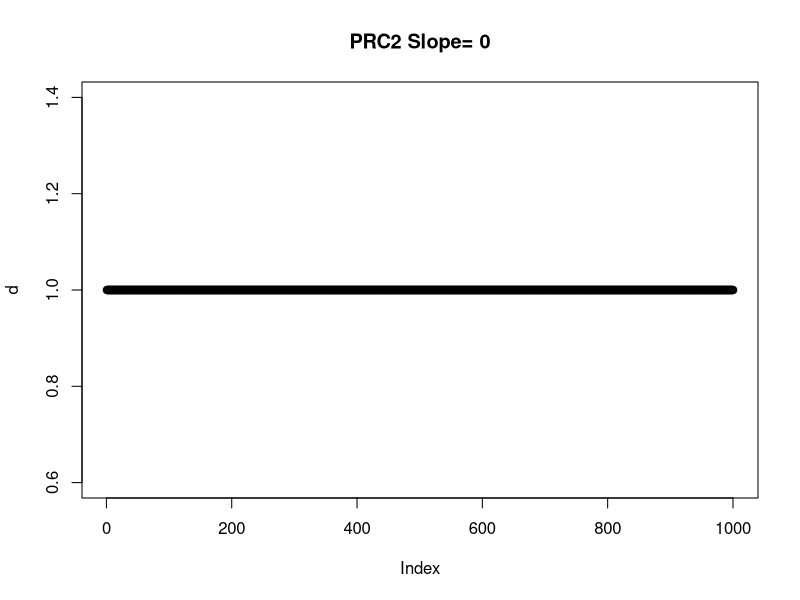
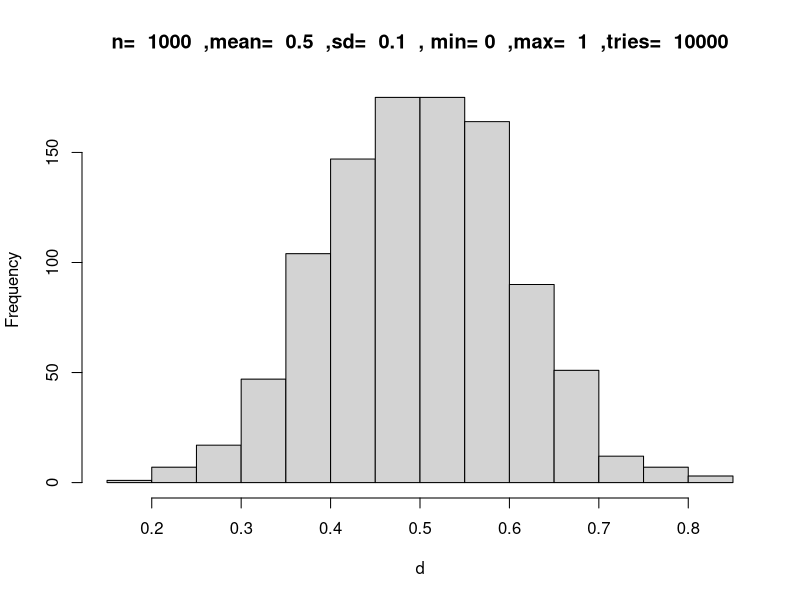
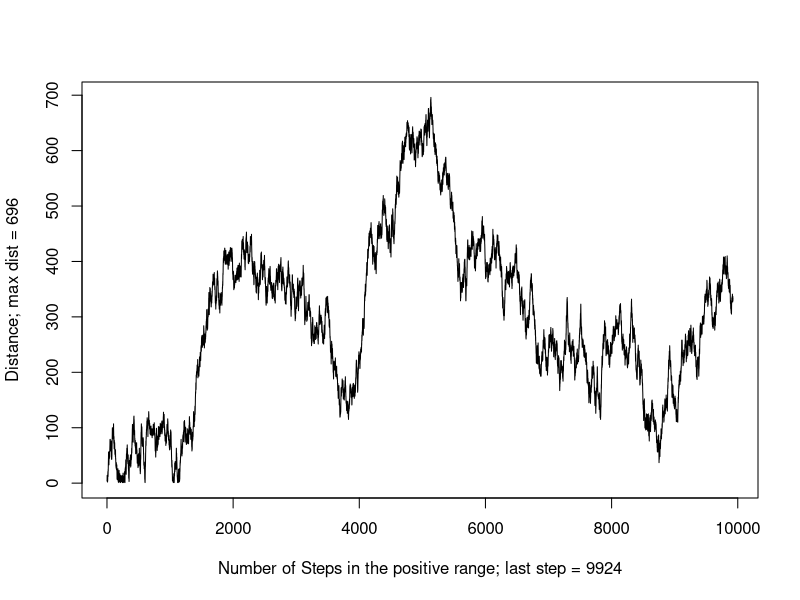
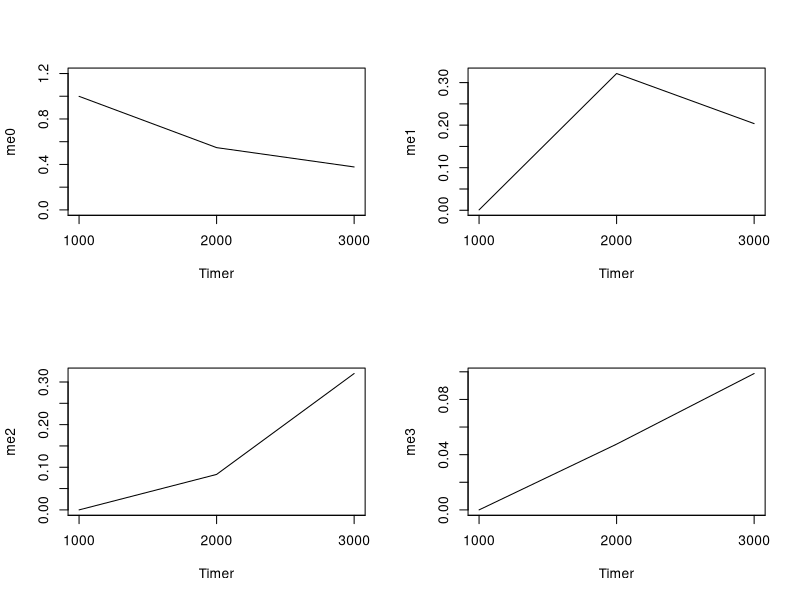

Source code (R) for these figures, in order: (Note: this script raises an error after producing the figures.)
#### 1- Preparing Simulation ####
rm(list=ls())
par(mfrow=c(1,1))

# this_version = a prefix to the results' directory which contains information on the parameters and a version name. Just to keep tracks of versions.
this_version="A6.1-Constant-prc2location-H3.3-Only-in-OpenChr-Prob-K27M"

# homdir= any directory on your computer where you want to store the simulation results and plots, please make sure you have permission to write
homedir="~/Desktop/Desktop_June_2018/Histone_Mark_Simulation/Constant_clock/"

# Please do not change this, this is to avoid the scietific connotation in the results
options(scipen=999)

#### 2- Defining parameters ####
# Length of the chromatin (i.e. number of uncleosomes)
chromlength=1000

# For the purpose of plotting
snapshot_interval=1000


# Population size (number of chromatins)
populationSize=100

# Keeping record of populations' different marks throughout the life-time.
# This is a list that at each timer tick, a dataframe will be added to. These data frames contain the summation of the entire populations' 4 marks.
# This list will be used for plotting the average values of the entire population for chromosome plots at each interval (set by user) and the average plots for 4 different marks
# as well as where the simulation should stop based on the variance changes in the average values between consecutive timer ticks
population_history<-list()

# Maximum number of cycles (maximum) before the simulation stops. This will reach only if we don't get to a steady state before
life=10
var_threshold=0.00001

# Transition probabilities, the first number is the current state the second number os the next state, e.g. Tp01 means the probability of transitioning from K27me0 to K27me1 and so on.
# Note that adding me to higher methylation states is apparently harder thus the diffrence
Tp00=0.08
Tp01=0.92
Tp02=0
Tp03=0

Tp11=0.15
Tp12=0.85
Tp13=0

Tp22=0.44
Tp23=0.56

# The probability of mitosis happening at any move of PRC2
mitosis_prob=0.000001

# Distribution of the genes, and other mark domains. It can be a list of several domains. Be careful with overlaps and going over the chromosome length
genic_structure=list(c(981,1000))
expression_structure=list(c(981:1000))
openchromatin=list(c(0:99),c(400:499))
k36me2_structure=list(c(981,1000))
k36me3_structure=list(c(981,1000))

# 5% of the genome but mostly found in expressed genes (open chromatin regions)
K27Mprobability=0.5

# likelihood of H3.3 to appear on a nucleosome in open chromatin
h33probInOpenChr=0.8

#Length of open chromatin
openChrlength=sum(sapply(openchromatin, length))

# Probability of H3 outside of oepn chromatin
h33probInChr=(openChrlength-(openChrlength*h33probInOpenChr))/(chromlength-openChrlength)

# The value below shows how long K27M in scale of timer ticks prc2location will stall the PRC2. In other words, if the probability of mitosis is 1/1000 and the value below is 1/10, that means K27M will stall PRC2 100 times more than its regular speed which is 1000 rounds per mitosis.
stallingforK27M=50

# How much K36me2 affects the deposition of K27me3 (zero= completely prevents it, 1= not affecting at all) This value will be multiplied by the probability of the deposition, thus closer to 0 means lowering the probability more.
k36me2Effect=0.1

# How much K36me3 affects the deposition of K27me3 (zero= completely prevents it, 1= not affecting at all) This value will be multiplied by the probability of the deposition, thus closer to 0 means lowering the probability more.
k36me3Effect=0

# Peakiness of K36me2 and K36me3 [0,0.1] (0 is a uniform block, 0.1 is a very sharp peak)
K36_slope=0.0005

# This factor indicates how big the previous nucleosome's status affects the deposition of K27me3. i.e. 2 means it makes it twice as likely, 10 means times likely etc.
neighborK27me3bonus=10

# Prc2 movement model (0=sequenctial from nucleosome 1, 1=random walk, 2=random association)
prc2MovementModel=2

# Slope of PRC2 falling off [0,0.1] (0 is a non-falling off, 0.1 is a very sharp slope)
prc2_slop=0.0005
if(prc2MovementModel==2)
{prc2_slop=0.0}


# If the random walk model is set, this value sets the maximum number of steps for PRC2 before it falls off the chromatin
maximumsteps=10000

# The maximum size of each step in random walk model
stepsize=10





# Creating a directory to save the plots
#newdir=paste(homedir,this_version,"-",gsub(":","_",gsub(" ","-",date())),"-","chrmlngth_",chromlength,"-pop_",populationSize,"-add01-12-23_0213-",Tp01,"-",Tp12,"-",Tp23,"-",Tp02,"-mitosis_prob_",mitosis_prob,"_Randomwalk_",prc2MovementModel,"_neighbor_",neighborK27me3bonus,"x","/",sep = "")
#system(paste("mkdir -p ",newdir,sep = ""))
#system(paste("mkdir -p ",newdir,"cell1/",sep = ""))
#setwd(newdir)





#### Defining the probability of PRC2 falling off chromatin based on nucleosomeNumber and length of the chromosome
slope <- function(current_position,slope_factor)
{
  # this changed: prc2hl()--> slope()
  hl<-(1-slope_factor)^current_position
  return(hl)
}




#### Testing PRC2 half life slope
# Testin prc2hl
d<-c()
for (z in 1:1000)
{
  d<-c(d,slope(z, prc2_slop))
}
plot(d, main = paste("PRC2 Slope= ",prc2_slop,sep = ""))


#### Defining normal distribution with min and max and mean and sd
mysamp <- function(n, m, s, lwr, upr, nnorm) {
  samp <- rnorm(nnorm, m, s)
  samp <- samp[samp >= lwr & samp <= upr]
  if (length(samp) >= n) {
    return(sample(samp, n))
  }  
  stop(simpleError("Not enough values to sample from. Try increasing nnorm."))
}





#### Testing Normal distribution shape
##### Drawing a normal distribution with n values, standard deviation of sd with predefined minimum, maximum and average values from a pool of nnorm values.
# Testin prc2hl
d<-c()
n=1000
m=0.5
s=0.1
lwr=0
upr=1
nnorm=10000
d<-mysamp(n,m,s,lwr,upr,nnorm)
hist(d, main = paste("n= ",n," ,mean= ",m," ,sd= ",s, " , min=",lwr," ,max= ",upr," ,tries= ",nnorm))




#### 3- Instructions for creating chromatin zero (with predefined Size and all the marks and structures set to 0) ####
createNakedChromatin <- function(chromSize)
{
  chromatin<-data.frame(integer(chromSize),integer(chromSize),integer(chromSize),integer(chromSize),integer(chromSize),integer(chromSize),integer(chromSize),integer(chromSize),integer(chromSize),integer(chromSize),integer(chromSize),integer(chromSize),double(chromSize))
  colnames(chromatin)<-c("N","S","me0","me1","me2","me3","K36me2","K36me3","genic","expression","h33","K27M","prc2_falling_chance")
  for (s in 1:chromSize)
  {
    chromatin$N[s]=s
    chromatin$S[s]=0
    chromatin$me0[s]=1
    chromatin$me1[s]=0
    chromatin$me2[s]=0
    chromatin$me3[s]=0
    chromatin$K36me2[s]=0
    chromatin$K36me3[s]=0
    chromatin$genic[s]=0
    chromatin$expression[s]=0
    chromatin$h33[s]=0
    chromatin$K27M=0
    chromatin$prc2_falling_chance=0
  }
  results<-list("add1"=0,"add2"=0,"add3"=0,"add0"=0,"rando"=0,"prc2_attached"=1,"chr"=chromatin)
  return(results)
}


#### 4- Functions for modifying chromatin zero ####

## 4-1: Adding genic structure
depositgene<-function(chrom,genic_structure)
{
  for (k in genic_structure)
  {
    start=k[1]
    end=k[length(genic_structure[k])]
    for (q in start:end)
    {
      chrom$genic[q]=1
    }
  }
  return(chrom)
}


## 4-2: Adding uniform expression
depositexpression<-function(chrom,expression_structure)
{
  for (k in expression_structure)
  {
    start=k[1]
    end=k[length(expression_structure[k])]
    for (q in start:end)
    {
      chrom$expression[q]=1
    }
  }
  return(chrom)
}


#### 4-3: Adding K36me2 and K36me3

### First, defining the type of peak (how sharp or flat)
shapeOfK36mark<-function(start,end,K36_slope)
{
  d1<-c()
  k36memarklength=(end-start)/2
  K36peakiness = K36_slope
  for (i in 1:k36memarklength)
  {
    d1<-c(d1,slope(i, K36peakiness))
  }
  d2<-rev(d1)
  d<-c(d2,d1)
  return(d)
}



### 4-4: depositing k36me2 mark based on the peak model
depositk36me2<-function(chrom,k36me2_structure)
{
  for (k in k36me2_structure)
  {
    start=k[1]
    end=k[length(k36me2_structure[k])]
    i=1
    for (q in start:end)
    {
      if (!is.na(shapeOfK36mark(start,end,K36_slope)[i]) && shapeOfK36mark(start,end,K36_slope)[i] > runif(n=1,min=0,max=1))
      {
        chrom$K36me2[q]=1
      } else { chrom$K36me2[q]=0 }
      i=i+1
    }
  }
  chrom$K36me2[is.na(chrom$K36me2)] <- 0
  return(chrom)
}


### 4-5: depositing k36me3 mark based on the peak model
depositk36me3<-function(chrom,k36me_structure)
{
  for (k in k36me3_structure)
  {
    start=k[1]
    end=k[length(k36me3_structure[k])]
    i=1
    for (q in start:end)
    {
      if (!is.na(shapeOfK36mark(start,end,K36_slope)[i]) && shapeOfK36mark(start,end,K36_slope)[i] > runif(n=1,min=0,max=1))
      {
        chrom$K36me3[q]=1
      } else { chrom$K36me3[q]=0 }
      i=i+1
    }
  }
  chrom$K36me3[is.na(chrom$K36me3)] <- 0
  return(chrom)
}


####4-6-0: Distribution of H3.3 in Open chromatin
## around 10% of the nucleosomes have H3.3 which are the histones that get mutated (with ~50% likelihood)
## These histones are mainly concentrated in open chromatin (likelihoods can change). 
## Thiss function defines the distribution of H3.3 (in open chromatin as long as rest of the genome with lower likelihood)



addH33 <- function(chrom,openchromatin,h33probInChr,h33probInOpenChr)
{
  for (k in 1:nrow(chrom))
  {
    j=0
    for (i in 1:length(openchromatin))
    { 
      if (k %in% openchromatin[[i]])
      {
      j=1
      } 
    }
    
    if(j==1)
    {
    
      if (runif(n=1,min = 0,max=1) <= h33probInOpenChr)
      {
      chrom$h33[k]=1
      }
    }
    else if(j==0)
    {
    if (runif(n=1,min = 0,max=1) <= h33probInChr)
      {
      chrom$h33[k]=1
      }
    }
  }
return(chrom)
}


#### 4-6: Adding K27M mutation
## below is the changed version based on the presence of H3.3 only in open chromatin i.e. expression_structure
## around 10% of H3s are H3.3 and around half of them are mutated
addk27m <- function(chrom)
{
  for (k in 1:nrow(chrom))
  {
    check=runif(n=1,min = 0,max=1)
    if (check < K27Mprobability && chrom$h33[k]==1)
    {
      chrom$K27M[k]=1
    }
  }
  return(chrom)
}

#### 4-7: PRC2 random-walking on the chromatin
randomwalkme<-function(chromlength,maxstepsize,maxsteps)
{
  d<-c()
  distance=0
  chromlength=chromlength
  i=1
  while(abs(distance) <= chromlength && i < maxsteps){
    right=round(runif(n=1,min=1,max=maxstepsize),digits = 0)
    left=round(runif(n=1,min=-1*(maxstepsize),max=-1),digits = 0)
    distance=distance+sample(x = c(left,right),size = 1,replace = T,prob = c(0.5,0.5))
    if (distance < 0)
    {
      distance=0
    }
    d<-c(d,distance)
    i=i+1
  }
  d<-subset(d,d[]>0 & d[] <=chromlength)
  if(length(d)<1) {d=1}
  return(d)
}

##### Testing Randomwalk function
test<-randomwalkme(1000,10,10000)
plot(test,type="l",ylab = paste("Distance; max dist = ",max(test),sep=""),xlab = paste("Number of Steps in the positive range; last step = ",length(test),sep=""))



## If randomwalk is chosen for PRC2 move, the "PRC2moveVector" variable which is an vector made of randomwalked variables will be the order of PRC2 moves, otherwise, if randomwalk is set to zero, it'll be a vector of 0 to size of the chromatin.
if (prc2MovementModel==0)
{
  PRC2moveVector=c(1:chromlength)
} else if(prc2MovementModel==1)
{
  PRC2moveVector=randomwalkme(chromlength,stepsize,maximumsteps)
} else if (prc2MovementModel==2)
{
  PRC2moveVector=sample(c(1:chromlength),size = life*snapshot_interval,replace = TRUE)
}

#### Creating chromatin zero
chromatin<-createNakedChromatin(chromlength)
### Preparing the naked chromosome for K27me1,2,3 simulation by deposition of predefined K36me2,3 marks as well as defining genic regions, K27M mutation in open chromatin, and expression in different regions

chromatin[["chr"]]<-depositgene(chromatin[["chr"]],genic_structure)
chromatin[["chr"]]<-depositexpression(chromatin[["chr"]],expression_structure)
chromatin[["chr"]]<-depositk36me2(chromatin[["chr"]],k36me2_structure)
chromatin[["chr"]]<-depositk36me3(chromatin[["chr"]],k36me3_structure)



#### 4-8: Defining mitosis function
mitosis <- function (chromatin){
  for (i in 1:nrow(chromatin)) 
  {
    check=runif(n=1,min = 0,max=1)
    if (check > 0.5)
    {
      chromatin$S[i]=0
      chromatin$me0[i]=1
      chromatin$me1[i]=0
      chromatin$me2[i]=0
      chromatin$me3[i]=0
    }
  }
  return (chromatin)
}
# Testing mitosis
# test<-chromatin[["chr"]]
# test$S=1
# test$me1=1
# test$me0=0
# test2<-mitosis(test)
# View(test)
# View(test2)
# 



#### 4-9: Depositing K27 me marks on each nucleosome
deposit<-function(chromatin,nucleosomeNumber)
{
  
  #choosing a random number between 0 and 1 for testing with the probability of each scenario
  rando=runif(n=1,min=0,max=1)  
  
  
  #When PRC2 makes it to each nucleosome, checks the current state (S). If the current state shows no K27me (1,2, or 3)   
  if (chromatin[["chr"]]$S[nucleosomeNumber] == 0)
  {
    #If the random generate number falls between zero and Tp00 (times the chance of falling off) nothing changes
    if (rando < Tp00)
    {
      chromatin[["chr"]]$S[nucleosomeNumber]=0
      chromatin[["chr"]]$me0[nucleosomeNumber]=1
      chromatin[["chr"]]$me1[nucleosomeNumber]=0
      chromatin[["chr"]]$me2[nucleosomeNumber]=0
      chromatin[["chr"]]$me3[nucleosomeNumber]=0
    } 
    # If it falls between zero and Tp01(*fall off chance), changes the S from 0 to 1
    else if(rando < Tp01) {
      chromatin[["chr"]]$S[nucleosomeNumber]=1
      chromatin[["chr"]]$me0[nucleosomeNumber]=0
      chromatin[["chr"]]$me1[nucleosomeNumber]=1
      chromatin[["chr"]]$me2[nucleosomeNumber]=0
      chromatin[["chr"]]$me3[nucleosomeNumber]=0
    } 
    # If it falls between zero and Tp02(*fall off chance), changes the S from 0 to 2
    else  if(rando < Tp02) {
      chromatin[["chr"]]$S[nucleosomeNumber]=2
      chromatin[["chr"]]$me0[nucleosomeNumber]=0
      chromatin[["chr"]]$me1[nucleosomeNumber]=0
      chromatin[["chr"]]$me2[nucleosomeNumber]=1
      chromatin[["chr"]]$me3[nucleosomeNumber]=0
    } 
    # If it falls between zero and Tp03(*fall off chance), changes the S from 0 to 3
    else  if(rando < Tp03) {
      chromatin[["chr"]]$S[nucleosomeNumber]=3
      chromatin[["chr"]]$me0[nucleosomeNumber]=0
      chromatin[["chr"]]$me1[nucleosomeNumber]=0
      chromatin[["chr"]]$me2[nucleosomeNumber]=0
      chromatin[["chr"]]$me3[nucleosomeNumber]=1
    }
  }
  ## Same story as above if the current state is 1
  else if (chromatin[["chr"]]$S[nucleosomeNumber] == 1)  {
    if(rando < Tp11)
    {
      chromatin[["chr"]]$S[nucleosomeNumber]=1
      chromatin[["chr"]]$me0[nucleosomeNumber]=0
      chromatin[["chr"]]$me1[nucleosomeNumber]=1
      chromatin[["chr"]]$me2[nucleosomeNumber]=0
      chromatin[["chr"]]$me3[nucleosomeNumber]=0
    } else if(rando < Tp12) {
      chromatin[["chr"]]$S[nucleosomeNumber]=2
      chromatin[["chr"]]$me0[nucleosomeNumber]=0
      chromatin[["chr"]]$me1[nucleosomeNumber]=0
      chromatin[["chr"]]$me2[nucleosomeNumber]=1
      chromatin[["chr"]]$me3[nucleosomeNumber]=0
    } else  if(rando < Tp13) {
      chromatin[["chr"]]$S[nucleosomeNumber]=3
      chromatin[["chr"]]$me0[nucleosomeNumber]=0
      chromatin[["chr"]]$me1[nucleosomeNumber]=0
      chromatin[["chr"]]$me2[nucleosomeNumber]=0
      chromatin[["chr"]]$me3[nucleosomeNumber]=1
    } 
  } 
  ## Same story as above if the current state is 2, except here we have the bonus for the previous nucleosome having K27me3 mark
  else if (chromatin[["chr"]]$S[nucleosomeNumber] == 2)  {
    if(rando < Tp22)
    {
      chromatin[["chr"]]$S[nucleosomeNumber]=2
      chromatin[["chr"]]$me0[nucleosomeNumber]=0
      chromatin[["chr"]]$me1[nucleosomeNumber]=0
      chromatin[["chr"]]$me2[nucleosomeNumber]=1
      chromatin[["chr"]]$me3[nucleosomeNumber]=0
    } else if(rando < Tp23)  {
      chromatin[["chr"]]$S[nucleosomeNumber]=3
      chromatin[["chr"]]$me0[nucleosomeNumber]=0
      chromatin[["chr"]]$me1[nucleosomeNumber]=0
      chromatin[["chr"]]$me2[nucleosomeNumber]=0
      chromatin[["chr"]]$me3[nucleosomeNumber]=1
    }
  }
  #  print (paste("rando: ",rando,sep=""))
  return(chromatin)
}




## Creating the initial population 
population<-list()
#currentpop<-list()  
currentpop<-list("prc2location"=1,"chr"=createNakedChromatin(chromlength)[["chr"]])  
currentpop[["chr"]]$me0=0


me0avg<-c()
me1avg<-c()
me2avg<-c()
me3avg<-c()
k36me2avg<-c()
k36me3avg<-c()
k27mavg<-c()


# Deciding where the K27M mutated nucleosomes will appear on the chromatin
thispopulationk27mdistribution<-chromatin[["chr"]]$K27M


#### 5- RUNNING POPULATION SIMULATION  ####
# Setting up the population abd the simulation parameters

stall=0
prc2location=1
timer=1
mitosis_count=0
prc2_round_counter=0

#### Create the naked chromatin for the population simulation
for (p in 1:populationSize)
{
  population[[p]]<-createNakedChromatin(chromlength)
  population[[p]][["chr"]]<-depositk36me2(population[[p]][["chr"]],k36me2_structure)
  population[[p]][["chr"]]<-depositk36me3(population[[p]][["chr"]],k36me3_structure)
  population[[p]][["chr"]]<-depositgene(population[[p]][["chr"]],genic_structure)
  population[[p]][["chr"]]<-depositexpression(population[[p]][["chr"]],expression_structure)
  population[[p]][["chr"]]<-addH33(population[[p]][["chr"]],openchromatin,h33probInChr,h33probInOpenChr)
  population[[p]][["chr"]]<-addk27m(population[[p]][["chr"]])
  
}  

## Testing the distribution of H3.3 and K27M
populationTotal<-data.frame(integer(chromlength),integer(chromlength))
colnames(populationTotal)<-c("h33","k27m")
for (i in 1:populationSize)
{
  populationTotal$h33<-populationTotal$h33+population[[i]][["chr"]]$h33
  populationTotal$k27m<-populationTotal$k27m+population[[i]][["chr"]]$K27M
}
## End of test


## Initializing the plotting events
population_Marks_sum<-data.frame(me0=integer(chromlength),me1=integer(chromlength),me2=integer(chromlength),me3=integer(chromlength))
population_Marks_sum$me0=0
population_Marks_sum$me1=0
population_Marks_sum$me2=0
population_Marks_sum$me3=0


average_values0<-c()
average_values1<-c()
average_values2<-c()
average_values3<-c()



#@@@@@@@@@@@@@@@@@@@@@@@@@@@@@@@@@@@@@@@@@@@@@@@@@@@@@@@@@@@@@@@@@@@@@@@@@@@  
# Begginning of timer's life
prc2pathindex=1
breaking=0
while (timer <= life*snapshot_interval)
{
  
  if(prc2location%%chromlength==0 || prc2location==1){print (paste("Timer: ",timer," > prc2location: ",prc2location,sep = ""))}
  
  ### Check if the prc2 has reached the end of chromosome and if so, reset it to first nucleosome  
  if ((prc2location-1) %% chromlength == 0 && prc2MovementModel<2) 
  {
    if(prc2MovementModel==1){
      prc2path<-randomwalkme(chromlength,stepsize,life)
    } else if (prc2MovementModel==0) {prc2path<-c(1:chromlength)}
    
    prc2pathindex=1
    prc2location=1
    prc2_round_counter=prc2_round_counter+1
    
  }
  ###NEW
  if (prc2MovementModel==2) 
  {
  prc2path<-PRC2moveVector
  prc2_round_counter=prc2_round_counter+1
  }
  ### Checking out if PRC2 is still attached
  
  
  #### If the simulation has been going on for at least one round of time, then start the deposition
  if (prc2location > 0 && timer > 0) ### Start of the actual deposition 
  {
    prc2_threshold<-slope((prc2location),prc2_slop)
    
    for (p in 1:populationSize) ## We go position by position across all individuals in the population
    {
      if(population[[p]][["chr"]]$prc2_falling_chance[prc2location] <= prc2_threshold || prc2location==1)
      {
        population[[p]]$prc2_attached=1
      }
      else {
        population[[p]]$prc2_attached=0
        population[[p]][["chr"]]$prc2_falling_chance[prc2location]=1
      }
      
      ####### Now if PRC2 is attached:
      if (population[[p]]$prc2_attached==1)
      {
        population[[p]]<-deposit(population[[p]],prc2location)
        population[[p]][["chr"]]$prc2_falling_chance[prc2location] <- runif(1,min = 0,max=1)
      }
      mitosis_chance=runif(n=1,min=0,max=1)
      if (mitosis_chance < mitosis_prob )
      {
        population[[p]][["chr"]]<-mitosis(population[[p]][["chr"]])
        mitosis_count=mitosis_count+1
        mitosis_chance=0
        print(paste("individual: ",p," > timer: ",timer," > prc2 attachment: ",prc2_round_counter,sep=""))
      }
      if(prc2location%%snapshot_interval==0 || timer==1)
      {      
        population_Marks_sum$me0<-population_Marks_sum$me0+population[[p]][["chr"]]$me0
        population_Marks_sum$me1<-population_Marks_sum$me1+population[[p]][["chr"]]$me1
        population_Marks_sum$me2<-population_Marks_sum$me2+population[[p]][["chr"]]$me2
        population_Marks_sum$me3<-population_Marks_sum$me3+population[[p]][["chr"]]$me3
        if(p==populationSize)
        {
          print (paste("prc2location=",prc2location,"~",chromlength," > p=",p,"~",populationSize))
          average_values0<-c(average_values0,sum(population_Marks_sum$me0)/(populationSize*chromlength))
          average_values1<-c(average_values1,sum(population_Marks_sum$me1)/(populationSize*chromlength))
          average_values2<-c(average_values2,sum(population_Marks_sum$me2)/(populationSize*chromlength))
          average_values3<-c(average_values3,sum(population_Marks_sum$me3)/(populationSize*chromlength))
          population_Marks_sum$me0=0
          population_Marks_sum$me1=0
          population_Marks_sum$me2=0
          population_Marks_sum$me3=0
          
          # Check if K27me3 has reached plateau (variance of the last 5 average values < 0.001)
          if(length(average_values3) > 5)
          {
            var3<-var(average_values3[(length(average_values3)-5):length(average_values3)])
            var2<-var(average_values2[(length(average_values2)-5):length(average_values2)])
            var1<-var(average_values1[(length(average_values1)-5):length(average_values1)])
            var0<-var(average_values0[(length(average_values0)-5):length(average_values0)])
            
            if((var3 < var_threshold && var2 < var_threshold && var1 < var_threshold && var0 < var_threshold) || timer==life)
            {
              #print (paste("breaking time:",timer,sep=""))
              breaking=1;
            }
          }
        }
      }
    }
    
    
    # Stall starts at zero. At the end of each timer round, stall is checked, if zero, 
    # that means there was no K27M at the position where prc2 is landed at the time=timer and it can move on, 
    # if stall was larger than zero, then it means there was a K27M and the prc2location cannot change 
    # unless the stall surpasses a threshold (for example 50 which equals to timer cycle going on for 50 rounds or 
    # in other words the prc2 has been stalled for 50 round)
    if (population[[p]][["chr"]]$K27M[(prc2location+1)]==1 && prc2location<1000)
    {  
      stall=stall+1
    }
    
  } ### End of actions if prc2 is located farther than the start point and timer > 0
  
  
  timer=timer+1
  if(stall > stallingforK27M || stall ==0)
  {
    stall=0
    prc2pathindex=prc2pathindex+1
    if(prc2pathindex > chromlength){prc2pathindex=1}
    prc2location=prc2path[prc2pathindex]
    
    ## Changing the prc2 attachment chance only if the prc2 is moving
    population[[p]][["chr"]]$prc2_falling_chance<-runif(1,min = 0,max=1)
  } else {prc2location=prc2location}
  
  
  if(breaking==1)
  {
    print (paste("breaking time:",timer,sep=""))
    break; 
  }
  
  #@@@@@@@@@@@@@@@@@@@@@@@@@@@@@@@@@@@@@@@@@@@@@@@@@@@@@@@@@@@@@@@@@@@@@@@@@@@  
} ### End of timer's life


print(paste("Number of mitosis: ",mitosis_count,sep=""))
print(paste("Prc2 Rounds: ",prc2_round_counter,sep=""))

#### 6- Plotting the average values ####

par(mfrow=c(2,2))
yaxis_marks<-seq(from = 0, to = timer, by = snapshot_interval)
plot(average_values0,type = "l",xaxt="n",xlab="Timer",ylab="me0",ylim=c(0,1.2))
axis(1, at=(yaxis_marks/snapshot_interval), labels=yaxis_marks) 
plot(average_values1,type = "l",xaxt="n",xlab="Timer",ylab="me1")
axis(1, at=(yaxis_marks/snapshot_interval), labels=yaxis_marks) 
plot(average_values2,type = "l",xaxt="n",xlab="Timer",ylab="me2")
axis(1, at=(yaxis_marks/snapshot_interval), labels=yaxis_marks) 
plot(average_values3,type = "l",xaxt="n",xlab="Timer",ylab="me3")
axis(1, at=(yaxis_marks/snapshot_interval), labels=yaxis_marks) 


#### 7- Plotting the end chromatin situation ####

plot_df<-data.frame(me0=integer(chromlength),me1=integer(chromlength),me2=integer(chromlength),me3=integer(chromlength))
plot_df$me0=0
plot_df$me1=0
plot_df$me2=0
plot_df$me3=0



for (i in 1:populationSize)
{
  plot_df$me0<-plot_df$me0+population[[i]][["chr"]]$me0
  plot_df$me1<-plot_df$me1+population[[i]][["chr"]]$me1
  plot_df$me2<-plot_df$me2+population[[i]][["chr"]]$me2
  plot_df$me3<-plot_df$me3+population[[i]][["chr"]]$me3
  
}

plot_df<-plot_df/populationSize
par(mfrow=c(6,1))
plot(plot_df$me0,ylim=c(0,1),ylab = "me0",type = "h")
plot(plot_df$me1,ylim=c(0,1),ylab = "me1",type = "h")
plot(plot_df$me2,ylim=c(0,1),ylab = "me2",type = "h")
plot(plot_df$me3,ylim=c(0,1),ylab = "me3",type = "h")
plot(populationTotal$h33/populationSize,ylim=c(0,1),type="h", ylab = "h3.3")
plot(populationTotal$k27m/populationSize,ylim=c(0,1),type="h",ylab="k27m")



### ToDo: To put back the effectors on the probability of depositing marks such as K36me2,3 
### ToDo: To put back the effect of neighboring nucleosomes (last step)
